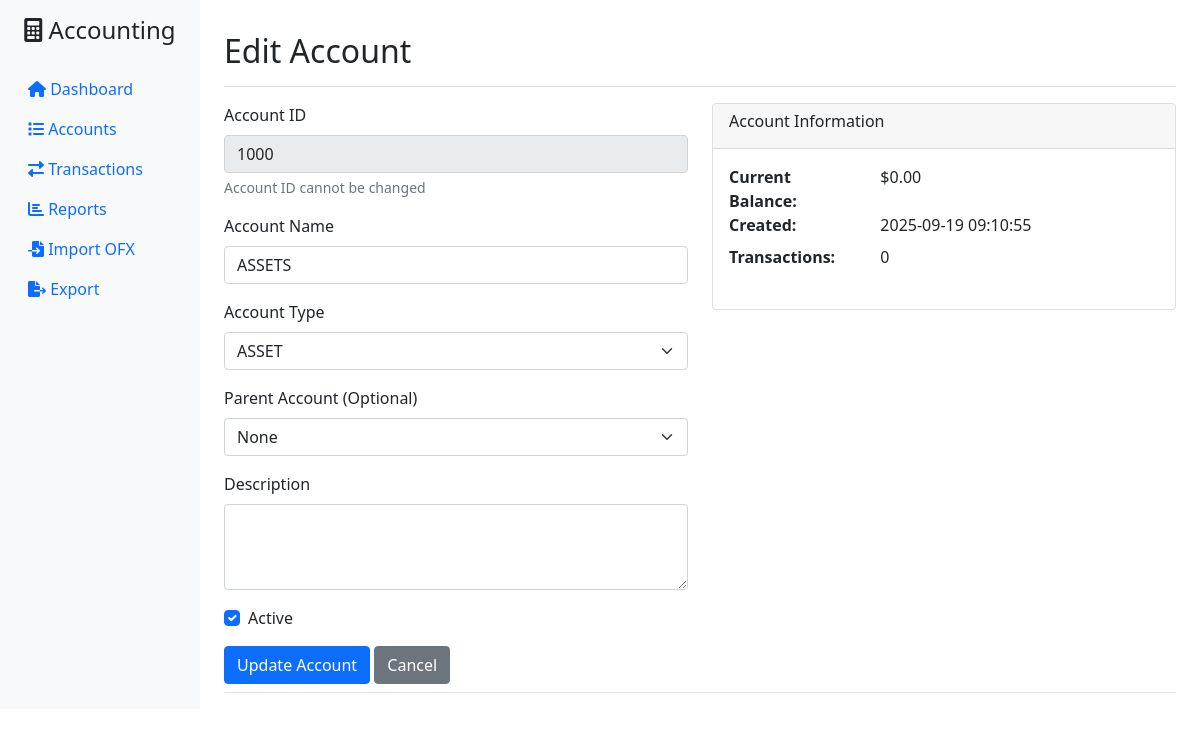
Page /accounts/1000/edit on the committed database.
### tables this page shows
CREATE TABLE accounts (
                id TEXT PRIMARY KEY,
                name TEXT NOT NULL,
                account_type TEXT NOT NULL,
                parent_id TEXT,
                description TEXT,
                is_active BOOLEAN DEFAULT 1,
                created_date TIMESTAMP DEFAULT CURRENT_TIMESTAMP,
                FOREIGN KEY (parent_id) REFERENCES accounts (id)
            );

### accounting_web_ui.py (the view, shortened to what this page needs)
@app.route('/accounts/<account_id>/edit', methods=['GET', 'POST'])
def edit_account(account_id):
    try:
        accounting = get_accounting_system()
        cursor = accounting.conn.cursor()
        cursor.execute('''
            SELECT id, name, account_type, parent_id, description, is_active, created_date
            FROM accounts WHERE id = ?
        ''', (account_id,))
        account = cursor.fetchone()
        if not account:
            flash('Account not found', 'error')
            return redirect(url_for('accounts'))
        current_balance = accounting.get_account_balance(account_id)
        cursor.execute('''
            SELECT COUNT(*) as count FROM transaction_entries WHERE account_id = ?
        ''', (account_id,))
        transaction_count = cursor.fetchone()['count']
        cursor.execute('SELECT id, name FROM accounts WHERE is_active = 1 ORDER BY id')
        parent_accounts = cursor.fetchall()
        return render_template('edit_account.html',
                             account=account,
                             current_balance=current_balance,
                             transaction_count=transaction_count,
                             account_types=[t.value for t in AccountType],
                             parent_accounts=parent_accounts)
    except Exception as e:
        flash(f'Error editing account: {str(e)}', 'error')
        return redirect(url_for('accounts'))

### accounting_system.py (called while the page is built)
    def create_account(self, account_id: str, name: str, account_type: AccountType,
                      parent_id: Optional[str] = None, description: str = "") -> bool:
        try:
            cursor = self.conn.cursor()
            cursor.execute('''
                INSERT OR IGNORE INTO accounts (id, name, account_type, parent_id, description)
                VALUES (?, ?, ?, ?, ?)
            ''', (account_id, name, account_type.value, parent_id, description))
            self.conn.commit()
            return cursor.rowcount > 0
        except sqlite3.Error as e:
            print(f"Error creating account: {e}")
            return False

    def close(self):
        self.conn.close()

### accounting_web_ui.py (called while the page is built)
def get_accounting_system():
    if 'accounting' not in g:
        g.accounting = AccountingSystem()
    return g.accounting

@app.teardown_appcontext
def close_accounting_system(error):
    accounting = g.pop('accounting', None)
    if accounting is not None:
        accounting.close()

@app.template_filter('currency')
def currency_filter(value):
    if value is None:
        return "$0.00"
    return f"${float(value):,.2f}"

### templates/edit_account.html (shortened to what this page needs)
{% extends "base.html" %}
{% block content %}
<div class="d-flex justify-content-between flex-wrap flex-md-nowrap align-items-center pt-3 pb-2 mb-3 border-bottom">
    <h1 class="h2">Edit Account</h1>
</div>
<div class="row">
    <div class="col-md-6">
        <form method="POST">
            <div class="mb-3">
                <label for="account_id" class="form-label">Account ID</label>
                <input type="text" class="form-control" id="account_id" name="account_id" value="{{ account.id }}" readonly>
                <div class="form-text">Account ID cannot be changed</div>
            </div>
            <div class="mb-3">
                <label for="name" class="form-label">Account Name</label>
                <input type="text" class="form-control" id="name" name="name" value="{{ account.name }}" required>
            </div>
            <div class="mb-3">
                <label for="account_type" class="form-label">Account Type</label>
                <select class="form-select" id="account_type" name="account_type" required>
                    {% for type in account_types %}
                        <option value="{{ type }}" {% if account.account_type == type %}selected{% endif %}>{{ type }}</option>
                    {% endfor %}
                </select>
            </div>
            <div class="mb-3">
                <label for="parent_id" class="form-label">Parent Account (Optional)</label>
                <select class="form-select" id="parent_id" name="parent_id">
                    <option value="">None</option>
                </select>
            </div>
            <div class="mb-3">
                <label for="description" class="form-label">Description</label>
                <textarea class="form-control" id="description" name="description" rows="3">{{ account.description or '' }}</textarea>
            </div>
            <div class="mb-3 form-check">
                <input type="checkbox" class="form-check-input" id="is_active" name="is_active" {% if account.is_active %}checked{% endif %}>
                <label class="form-check-label" for="is_active">Active</label>
            </div>
            <button type="submit" class="btn btn-primary">Update Account</button>
            <a href="/accounts" class="btn btn-secondary">Cancel</a>
        </form>
    </div>
    <div class="col-md-6">
        <div class="card">
            <div class="card-header">
                <h6>Account Information</h6>
            </div>
            <div class="card-body">
                <dl class="row">
                    <dt class="col-sm-4">Current Balance:</dt>
                    <dd class="col-sm-8">{{ current_balance | currency }}</dd>
                    <dt class="col-sm-4">Created:</dt>
                    <dd class="col-sm-8">{{ account.created_date }}</dd>
                    <dt class="col-sm-4">Transactions:</dt>
                    <dd class="col-sm-8">{{ transaction_count }}</dd>
                </dl>
            </div>
        </div>
    </div>
</div>
{% endblock %}

### rows in the picture
accounts: account_id "1000", name "ASSETS", account_type "ASSET", is_active "☑", created_date "2025-09-19 09:10:55"

### other values in the picture
{{ current_balance | currency }} "$0.00"
{{ transaction_count }} "0"
